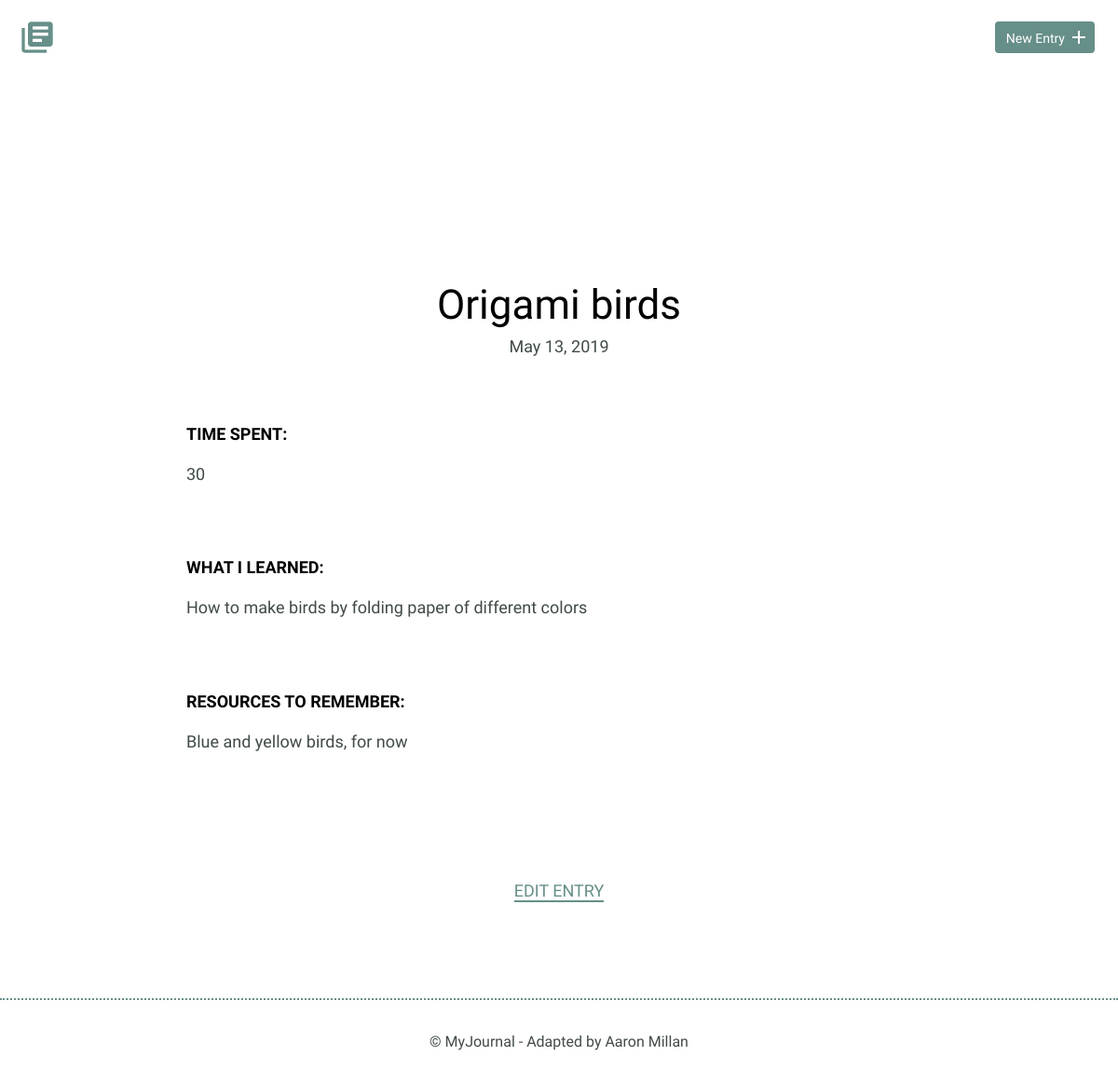
Screenshot of /entries/20/ with the database file from the repository.
### models.py (models this page shows, shortened)
class Entry(Model):
    title = CharField()
    date = DateTimeField(default=datetime.datetime.now)
    timespent = IntegerField()
    learned = TextField()
    resources = TextField()
    class Meta:
        database = DATABASE

### app.py (the view)
@app.route('/entries/<int:entry_id>/', methods=['POST','GET'])
def entry_detail(entry_id):
    try:
        entry = models.Entry.get(models.Entry.id == entry_id)
    except IndexError:
        abort(404)
    except ValueError:
        abort(404)
    else:
        return render_template('detail.html', entry=entry)

### app.py (called while the page is built)
@app.before_request
def before_request():
    g.db = models.DATABASE
    g.db.connect()

@app.after_request
def after_request(response):
    g.db.close()
    return response

### templates/detail.html
{% extends 'layout.html'%}
{% block content %}
<div class="container">
    <div class="entry-list single">
        <article>
            <h1>{{ entry.title }}</h1>
            <time>{{ entry.date.strftime('%B %d, %Y') }}</time>
            <div class="entry">
                <h3>Time Spent: </h3>
                <p>{{ entry.timespent}}</p>
            </div>
            <div class="entry">
                <h3>What I Learned:</h3>
                <p>{{ entry.learned }}
            </div>
            <div class="entry">
                <h3>Resources to Remember:</h3>
                <p>{{ entry.resources }}
            </div>
        </article>
    </div>
<div class="edit">
  <p><a href="{{ url_for('edit_entry', entry_id = entry.id) }}">Edit Entry</a></p>
</div>
{% endblock %}

### static/css/site.css (style rules this page uses)
body { font-size: 16px; color: #404a49; font-family: 'Cousine', serif; font-weight: 400; }
.container { margin: 0 auto; padding: 0 25px; }
h1, h2, h3 { margin: 0; font-weight: 400; line-height: 1em; color: #000; }
h1 { font-size: 44px; margin-bottom: 12px; }
h3 { font-size: 18px; font-family: 'Work Sans', serif; font-weight: 600; text-transform: uppercase; }
p { line-height: 1.8em; font-size: 18px; }
p a { border-bottom: 2px solid #678f89; padding: 0; color: #678f89; text-decoration: none; }
.entry-list, .edit-entry, .new-entry { max-width: 800px; margin: 0 auto; padding: 70px 0 150px 0; }
.entry-list article { margin-bottom: 70px; text-align: center; }
.entry-list article:last-child { margin-bottom: 0; }
.entry-list.single { padding-bottom: 70px; }
.entry-list.single time { font-size: 18px; }
.entry { max-width: 800px; margin: 75px auto 0 auto; text-align: left; }
.entry p { margin-bottom: 40px; }
.edit { padding-bottom: 80px; text-align: center; margin: 0 auto; }
.edit a { font-weight: 400; text-transform: uppercase; font-size: 18px; }

### rows the page displays
Entry: title "Origami birds", date "May 13, 2019", timespent "30", learned "How to make birds by folding paper of different colors", resources "Blue and yellow birds, for now"
